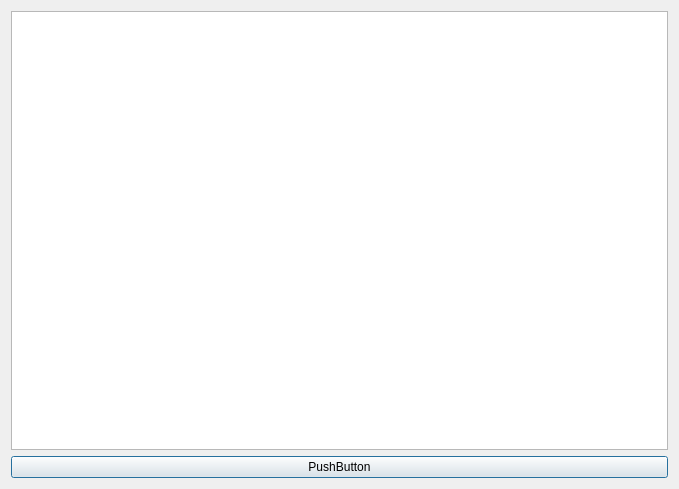
<?xml version="1.0" encoding="UTF-8"?>
<ui version="4.0">
 <class>Dialog</class>
 <widget class="QDialog" name="Dialog">
  <property name="geometry">
   <rect>
    <x>0</x>
    <y>0</y>
    <width>679</width>
    <height>489</height>
   </rect>
  </property>
  <property name="windowTitle">
   <string>Dialog</string>
  </property>
  <layout class="QHBoxLayout" name="horizontalLayout">
   <item>
    <layout class="QVBoxLayout" name="verticalLayout">
     <item>
      <widget class="QGraphicsView" name="graphicsView"/>
     </item>
     <item>
      <widget class="QPushButton" name="pushButton">
       <property name="text">
        <string>PushButton</string>
       </property>
      </widget>
     </item>
    </layout>
   </item>
  </layout>
 </widget>
 <resources/>
 <connections/>
</ui>
